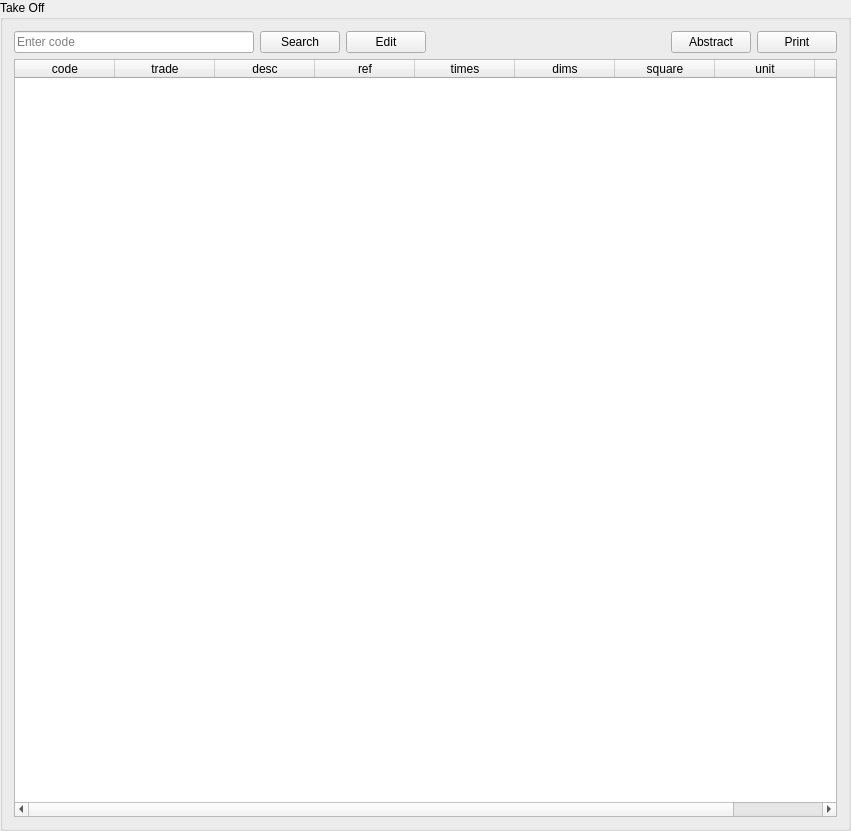
   <widget class="QGroupBox" name="groupBox">
    <property name="geometry">
     <rect>
      <x>790</x>
      <y>10</y>
      <width>851</width>
      <height>831</height>
     </rect>
    </property>
    <property name="title">
     <string>Take Off</string>
    </property>
    <layout class="QVBoxLayout" name="verticalLayout_9">
     <item>
      <layout class="QHBoxLayout" name="horizontalLayout_38">
       <item>
        <widget class="QLineEdit" name="lineEdit_takeOff">
         <property name="placeholderText">
          <string>Enter code</string>
         </property>
        </widget>
       </item>
       <item>
        <widget class="QPushButton" name="pushButton_search">
         <property name="text">
          <string>Search</string>
         </property>
         <property name="icon">
          <iconset resource="images/images.qrc">
           <normaloff>:/images/magnifier-left.png</normaloff>:/images/magnifier-left.png</iconset>
         </property>
        </widget>
       </item>
       <item>
        <widget class="QPushButton" name="pushButton_edit">
         <property name="text">
          <string>Edit</string>
         </property>
         <property name="icon">
          <iconset resource="images/images.qrc">
           <normaloff>:/images/pencil.png</normaloff>:/images/pencil.png</iconset>
         </property>
        </widget>
       </item>
       <item>
        <spacer name="horizontalSpacer_44">
         <property name="orientation">
          <enum>Qt::Horizontal</enum>
         </property>
         <property name="sizeHint" stdset="0">
          <size>
           <width>40</width>
           <height>20</height>
          </size>
         </property>
        </spacer>
       </item>
       <item>
        <widget class="QPushButton" name="pushButton_abstract">
         <property name="text">
          <string>Abstract</string>
         </property>
         <property name="icon">
          <iconset resource="images/images.qrc">
           <normaloff>:/images/notebook.png</normaloff>:/images/notebook.png</iconset>
         </property>
        </widget>
       </item>
       <item>
        <widget class="QPushButton" name="pushButton_print">
         <property name="text">
          <string>Print</string>
         </property>
         <property name="icon">
          <iconset resource="images/images.qrc">
           <normaloff>:/images/printer.png</normaloff>:/images/printer.png</iconset>
         </property>
        </widget>
       </item>
      </layout>
     </item>
     <item>
      <widget class="QTableWidget" name="tableWidget_takeOff">
       <column>
        <property name="text">
         <string>code</string>
        </property>
       </column>
       <column>
        <property name="text">
         <string>trade</string>
        </property>
       </column>
       <column>
        <property name="text">
         <string>desc</string>
        </property>
       </column>
       <column>
        <property name="text">
         <string>ref</string>
        </property>
       </column>
       <column>
        <property name="text">
         <string>times</string>
        </property>
       </column>
       <column>
        <property name="text">
         <string>dims</string>
        </property>
       </column>
       <column>
        <property name="text">
         <string>square</string>
        </property>
       </column>
       <column>
        <property name="text">
         <string>unit</string>
        </property>
       </column>
       <column>
        <property name="text">
         <string>sign post</string>
        </property>
       </column>
      </widget>
     </item>
    </layout>
   </widget>
